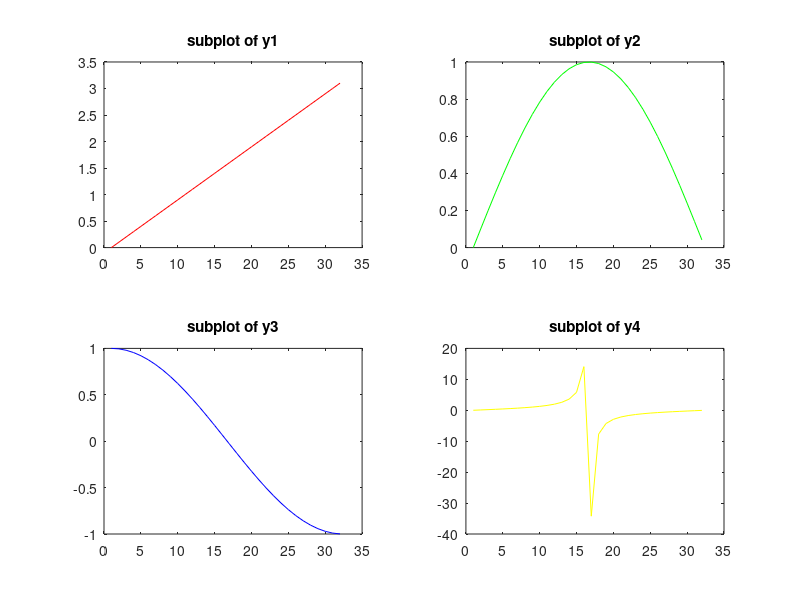

This chart was generated by the following MATLAB code:
clc;clear all;close all;
x=0:0.1:pi;
y1=x;
y2=sin(x);
y3=cos(x);
y4=tan(x);
subplot(2,2,1);
plot(y1,'r');
title('subplot of y1');
subplot(2,2,2);
plot(y2,'g');
title('subplot of y2');
subplot(2,2,3);
plot(y3,'b');
title('subplot of y3');
subplot(2,2,4);
plot(y4,'y');
title('subplot of y4');
